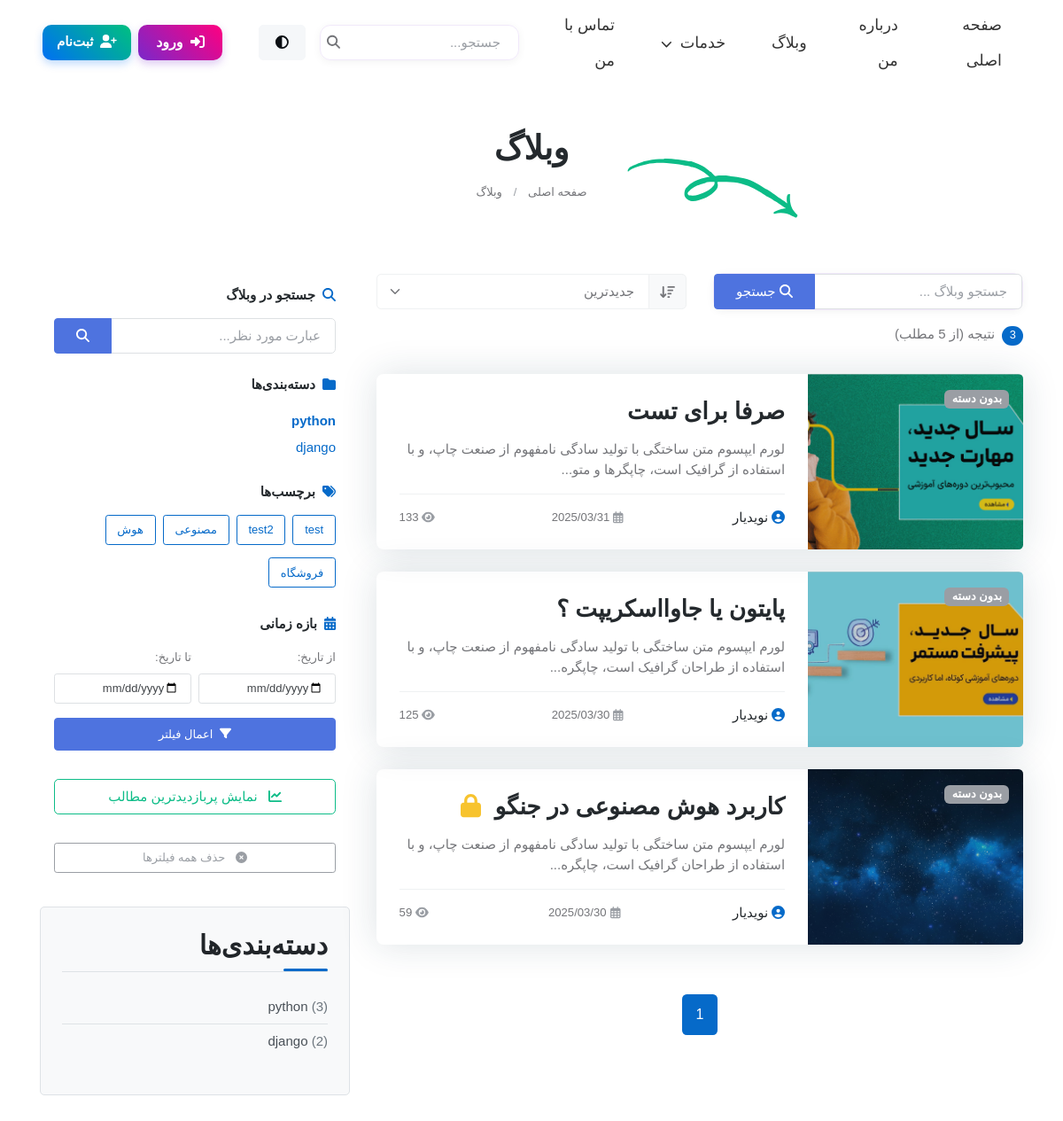
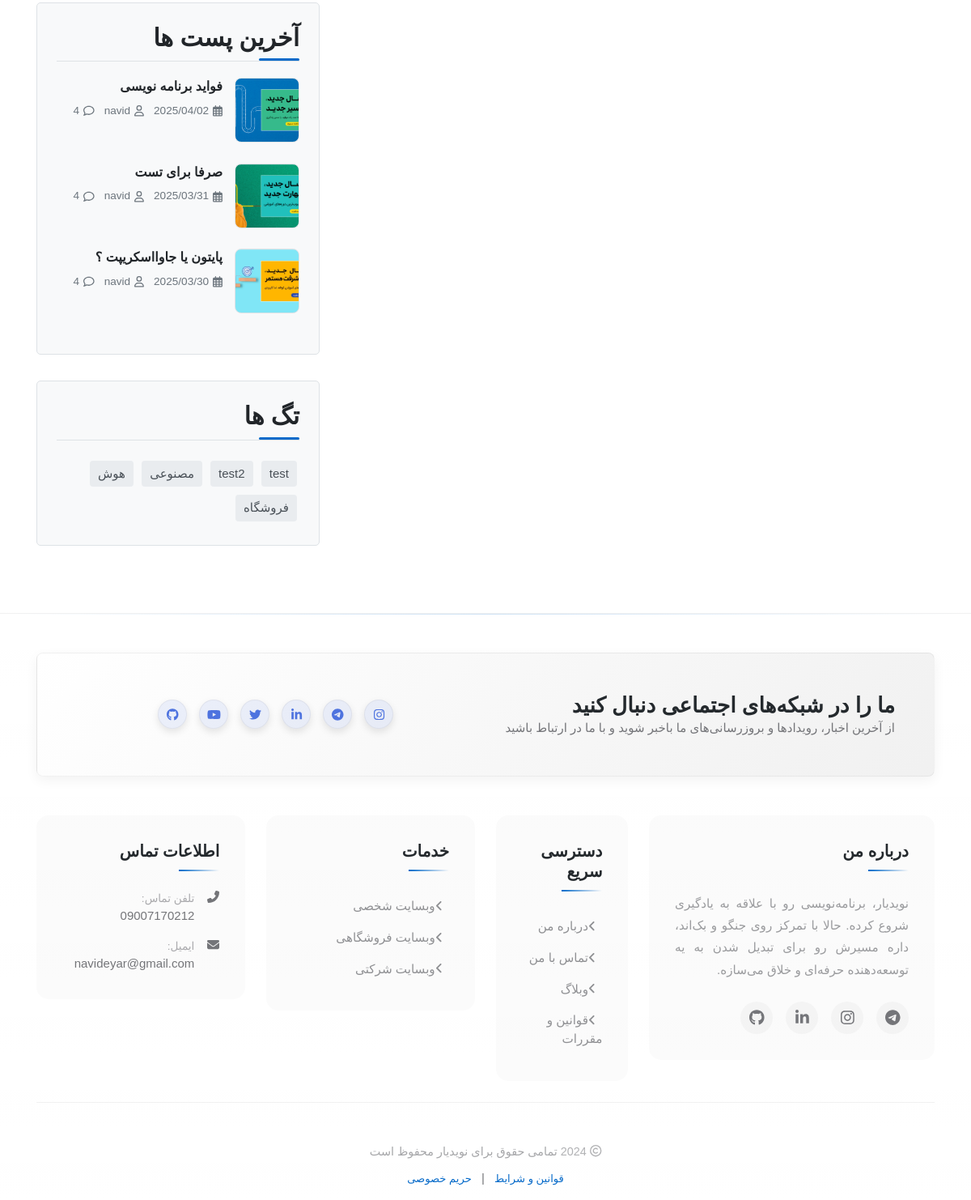
The app's page /blog/?category=python with its own data (2 pictures, top to bottom).
### blog/models.py (models this page shows, shortened)
class Post(models.Model):
    author = models.ForeignKey(User, on_delete=models.SET_NULL, null=True, blank=True)
    title = models.CharField(max_length=200 , unique=True )
    slug = models.SlugField(max_length=255, unique=True, null=True, blank=True)
    content = models.TextField()
    image = models.ImageField(upload_to='blog_images/', default='blog_images/default.jpg')
    category = models.ForeignKey(Category, on_delete=models.CASCADE, null=True, blank=True)
    tags = TaggableManager()
    count_views = models.IntegerField(default=0)
    status = models.BooleanField(default=False)
    publish_at = models.DateTimeField(null=True, blank=True)
    created_at = models.DateTimeField(auto_now_add=True)
    updated_at = models.DateTimeField(auto_now=True)
    login_required = models.BooleanField(default=False)
    class Meta:
        ordering = ['-created_at']

class Category(models.Model):
    name = models.CharField(max_length=200)
    def get_post_count(self):
        return self.post_set.filter(status=True).count()

### blog/views.py (the view)
# urls.py: path('', views.blog, name='blog'),
def blog(request):
    category_name = request.GET.get('category')
    tag_name = request.GET.get('tag')
    search_query = request.GET.get('q')
    sort_type = request.GET.get('sort', 'newest')  # مقدار پیش‌فرض: جدیدترین
    all_posts = Post.objects.filter(status=True)
    posts = all_posts
    if category_name:
        posts = posts.filter(category__name=category_name)
    if tag_name:
        posts = posts.filter(tags__name=tag_name)
    if search_query:
        posts = posts.filter(title__icontains=search_query) | posts.filter(content__icontains=search_query)
    if sort_type == 'newest':
        posts = posts.order_by('-created_at')
    elif sort_type == 'oldest':
        posts = posts.order_by('created_at')
    elif sort_type == 'popular':
        posts = posts.order_by('-count_views')
    else:
        posts = posts.order_by('-created_at')  # مرتب‌سازی پیش‌فرض
    categories = Category.objects.all().distinct()
    tags = Tag.objects.all()
    latest_posts = Post.objects.filter(status=True).order_by('-created_at')[:3]
    for post in posts:
        if not post.slug or post.slug == '':
            post.slug = slugify(post.title)
            if not post.slug:
                post.slug = f"post-{post.id}"
            post.save()
        post.is_login_required = post.login_required
        if post.login_required and not request.user.is_authenticated:
            if len(post.content) > 300:
                post.content_preview = post.content[:300] + '...'
            else:
                post.content_preview = post.content
    page = request.GET.get('page', 1)
    posts_per_page = 5  # تعداد پست در هر صفحه
    paginator = Paginator(posts, posts_per_page)
    try:
        paginated_posts = paginator.page(page)
    except PageNotAnInteger:
        paginated_posts = paginator.page(1)
    except EmptyPage:
        paginated_posts = paginator.page(paginator.num_pages)
    return render(request, 'blog/index.html', {
        'posts': paginated_posts,
        'all_posts_count': posts.count(),  # تعداد پست‌های فیلتر شده
        'total_posts_count': all_posts.count(),  # تعداد کل پست‌ها
        'categories': categories,
        'tags': tags,
        'selected_category': category_name,
        'selected_tag': tag_name,
        'search_query': search_query,
        'sort_type': sort_type,
        'latest_posts': latest_posts
    })

### templates/blog/index.html (shortened to what this page needs)
{% extends 'base.html' %}
{% load static %}
{% load blog_filters %}
{% block content %}
    <main>
<section class="py-3 py-md-5">
	<div class="container">
		<div class="row position-relative">
			<div class="col-lg-10 mx-auto text-center position-relative">
				<figure class="position-absolute top-100 start-50 translate-middle mt-3 ms-n9 d-none d-lg-block">
				</figure>
				<h1 class="fs-2">وبلاگ</h1>
				<div class="d-flex justify-content-center position-relative">
					<nav aria-label="breadcrumb">
						<ol class="breadcrumb mb-0">
							<li class="breadcrumb-item"><a href="/">صفحه اصلی</a></li>
							<li class="breadcrumb-item"><a href="{% url 'blog:blog' %}">وبلاگ</a></li>
						</ol>
					</nav>
				</div>
			</div>
		</div>
	</div>
</section>
<section class="py-2 py-md-4">
	<div class="container">
		<div class="row">
			<div class="col-lg-8 pt-0">
				<div class="row mb-3 align-items-center">
					<div class="col-md-6">
						<div class="input-group search-box mb-3">
							<input type="text" class="form-control custom-search-input" placeholder="جستجو وبلاگ ..." aria-label="جستجو وبلاگ" aria-describedby="button-search">
							<button class="btn btn-primary search-btn" type="button" id="button-search">
								<i class="fas fa-search"></i> جستجو
							</button>
						</div>
					</div>
					<div class="col-md-6">
						<div class="input-group sort-box mb-3">
							<label class="input-group-text sort-label" for="inputGroupSort">
								<i class="fas fa-sort-amount-down"></i>
							</label>
							<select class="form-select custom-sort-select" id="inputGroupSort">
								<option value="1">جدیدترین</option>
							</select>
						</div>
					</div>
					<div class="col-12 col-xl-3 d-flex justify-content-between align-items-center mt-2 mb-3 mt-xl-0">
						<div class="mb-0 text-end result-count">
							<span class="badge bg-primary rounded-pill me-1">{{all_posts_count}}</span>
							{% if search_query or selected_category or selected_tag %}
                                نتیجه
                                {% if all_posts_count != total_posts_count %}(از {{total_posts_count}} مطلب){% endif %}
							{% else %}
								مطلب
							{% endif %}
						</div>
					</div>
				</div>
				<div class="row g-4">
					 {% for post in posts %}
					<div class="col-12">
						<div class="card bg-transparent shadow h-100 transition-hover border-0 hover-translate-y {% if post.is_login_required %}locked-post{% endif %}">
							<div class="row g-0">
								<div class="col-lg-4">
									<div class="overflow-hidden rounded-start h-100">
										<img src="{% if post.image %}{{post.image.url}}{% else %} {% static 'images/blog/default-blog.jpg' %} {% endif %}" class="card-img-start h-100 w-100" alt="{{post.title}}" loading="lazy" style="object-fit: cover;">
										<div class="bg-overlay bg-dark opacity-2"></div>
										<div class="card-img-overlay d-flex align-items-start p-3">
											<div class="category-badges">
												{% for category in post.category.all %}
												<a href="/blog/?category={{category.name}}" class="badge text-bg-danger fw-bold me-1">{{category.name}}</a>
												{% empty %}
												<span class="badge text-bg-secondary fw-bold">بدون دسته</span>
												{% endfor %}
											</div>
										</div>
									</div>
								</div>
								<div class="col-lg-8">
									<div class="card-body p-4 h-100 d-flex flex-column">
										<h4 class="card-title fw-semi-bold mb-3">
											<a class="text-decoration-none stretched-link" href="{% if post.slug %}{% url 'blog:blog_single' post.slug %}{% else %}#{% endif %}">
												{{post.title}}
												{% if post.is_login_required %}
												<span class="lock-icon-wrapper ms-2" title="این مطلب فقط برای کاربران ثبت‌نام شده قابل مشاهده است">
												    <i class="fas fa-lock text-warning lock-icon"></i>
												</span>
												{% endif %}
											</a>
										</h4>
										{% if post.is_login_required and not user.is_authenticated %}
											<p class="text-truncate-3 mb-3">{{ post.content_preview|clean_text_excerpt:100 }}</p>
										{% else %}
											<p class="text-truncate-3 mb-3">{{post.content|clean_text_excerpt:100}}</p>
										{% endif %}
										<div class="d-flex justify-content-between align-items-center border-top pt-3 mt-auto">
											<h6 class="mb-0 fw-normal"><a href="#" class="text-reset"><i class="fas fa-user-circle me-1 text-primary"></i>نویدیار</a>
											</h6>
											<span class="small me-2"><i class="far fa-calendar-alt text-secondary me-1"></i>{{post.created_at|date:"Y/m/d"}}</span>
											<span class="small"><i class="fas fa-eye text-secondary me-1"></i>{{post.count_views}}</span>
										</div>
									</div>
								</div>
							</div>
						</div>
					</div>
					{% endfor %}
				</div>
<nav class="d-flex justify-content-center mt-5" aria-label="navigation">
    <ul class="pagination pagination-primary-soft rounded mb-0">
        {% if posts.paginator.num_pages > 0 %}
            {% if posts.paginator.num_pages <= 5 %}
                {% for i in posts.paginator.page_range %}
                    {% if posts.number == i %}
                        <li class="page-item mb-0 active"><a class="page-link" href="#">{{ i }}</a></li>
                    {% else %}
                        <li class="page-item mb-0">
                            <button class="page-link" onclick="changePage(`{{ i }}`)">{{ i }}</button>
                        </li>
                    {% endif %}
                {% endfor %}
            {% endif %}
        {% endif %}
    </ul>
</nav>
			</div>
			<div class="col-lg-4 pt-0">
				<div class="col-md-6 col-lg-12 mb-3">
					<div class="offcanvas-lg offcanvas-end" tabindex="-1" id="offcanvasSidebar">
						<div class="offcanvas-body p-3 p-lg-0">
							<div class="p-3">
                                <div class="mb-4">
                                    <h6 class="mb-3 fw-bold"><i class="fas fa-search me-2 text-primary"></i>جستجو در وبلاگ</h6>
                                    <div class="input-group mobile-search-box">
                                        <input type="text" class="form-control" id="mobileBlogSearch" placeholder="عبارت مورد نظر...">
                                        <button class="btn btn-primary" type="button" onclick="searchBlogMobile()">
                                            <i class="fas fa-search"></i>
                                        </button>
                                    </div>
                                </div>
                                <div class="mb-4">
                                    <h6 class="mb-3 fw-bold"><i class="fas fa-folder me-2 text-primary"></i>دسته‌بندی‌ها</h6>
                                    <ul class="list-group list-group-borderless">
                                        {% for category in categories %}
                                        <li class="list-group-item px-0 py-1 d-flex justify-content-between align-items-center">
                                            <a href="{% url 'blog:blog' %}?category={{ category.name }}" class="text-decoration-none {% if selected_category == category.name %}text-primary fw-bold{% endif %}">
                                                {{ category.name }}
                                            </a>
                                        </li>
                                        {% empty %}
                                        <li class="list-group-item px-0 py-1">هیچ دسته‌بندی یافت نشد</li>
                                        {% endfor %}
                                    </ul>
                                </div>
                                <div class="mb-4">
                                    <h6 class="mb-3 fw-bold"><i class="fas fa-tags me-2 text-primary"></i>برچسب‌ها</h6>
                                    <div class="d-flex flex-wrap gap-2">
                                        {% for tag in tags %}
                                        <a href="{% url 'blog:blog' %}?tag={{ tag.name }}" class="btn btn-sm {% if selected_tag == tag.name %}btn-primary{% else %}btn-outline-primary{% endif %}">
                                            {{ tag.name }}
                                        </a>
                                        {% empty %}
                                        <div class="text-muted">هیچ برچسبی یافت نشد</div>
                                        {% endfor %}
                                    </div>
                                </div>
                                <div class="mb-4">
                                    <h6 class="mb-3 fw-bold"><i class="fas fa-calendar-alt me-2 text-primary"></i>بازه زمانی</h6>
                                    <div class="row g-2">
                                        <div class="col-6">
                                            <label for="dateFrom" class="form-label small fw-medium">از تاریخ:</label>
                                            <input type="date" class="form-control form-control-sm" id="dateFrom">
                                        </div>
                                        <div class="col-6">
                                            <label for="dateTo" class="form-label small fw-medium">تا تاریخ:</label>
                                            <input type="date" class="form-control form-control-sm" id="dateTo">
                                        </div>
                                        <div class="col-12 mt-3">
                                            <button class="btn btn-sm btn-primary w-100" type="button" onclick="filterByDate()">
                                                <i class="fas fa-filter me-1"></i> اعمال فیلتر
                                            </button>
                                        </div>
                                    </div>
                                </div>
                                <div class="mb-4">
                                    <a href="{% url 'blog:blog' %}?sort=3" class="btn btn-outline-success w-100">
                                        <i class="fas fa-chart-line me-2"></i> نمایش پربازدیدترین مطالب
                                    </a>
                                </div>
                                <div>
                                    <a href="{% url 'blog:blog' %}" class="btn btn-sm btn-outline-secondary w-100">
                                        <i class="fas fa-times-circle me-2"></i> حذف همه فیلترها
                                    </a>
                                </div>
                            </div>
						</div>
					</div>
				</div>
				<div class="col-md-6 col-xl-12  pb-4">
				{% include 'blog/blog-side.html' %}
				</div>
			</div>
</section>
    </main>
</body>
</html>
{% endblock %}

### templates/blog/blog-side.html (shortened to what this page needs)
{% load static %}
<link rel="stylesheet" href="{% static 'css/blog-single.css' %}">
 <div class="sidebar-box">
    <h3 class="heading-sidebar">دسته‌بندی‌ها</h3>
    <ul class="categories">
      {% for category in categories %}
      <li><a href="{% url 'blog:blog' %}?category={{ category.name }}">{{ category.name }} <span>({{ category.get_post_count }})</span></a></li>
      {% empty %}
      <li><a href="{% url 'blog:blog' %}">بدون دسته‌بندی</a></li>
      {% endfor %}
    </ul>
  </div>
  <div class="sidebar-box">
    <h3 class="heading-sidebar">آخرین پست ها</h3>
    {% for post in latest_posts %}
    <div class="block-21 mb-4 d-flex">
      <a class="blog-img mr-4" style="background-image: url('{{ post.image.url }}');"></a>
      <div class="text">
        <h3 class="heading"><a href="{% url 'blog:blog_single' post.slug %}">{{ post.title }}</a></h3>
        <div class="meta">
          <div><a href="#"><i class="far fa-calendar-alt" style="margin-left: 5px;"></i> {{ post.created_at|date:"Y/m/d" }}</a></div>
          <div><a href="#"><i class="far fa-user" style="margin-left: 5px;"></i> {{ post.author.first_name }}</a></div>
          <div><a href="#comments-section"><i class="far fa-comment" style="margin-left: 5px;"></i> {{ post.comment_set.filter.count }}</a></div>
        </div>
      </div>
    </div>
    {% empty %}
    <p>هیچ پستی یافت نشد.</p>
    {% endfor %}
  </div>
  <div class="sidebar-box">
    <h3 class="heading-sidebar">تگ ها</h3>
    <div class="tagcloud">
      {% for tag in tags %}
      <a href="{% url 'blog:blog' %}?tag={{ tag.name }}" class="tag-cloud-link">{{ tag.name }}</a>
      {% empty %}
      <p>هیچ تگی یافت نشد</p>
      {% endfor %}
    </div>
  </div>

### records on screen
Post: image (picture), title "صرفا برای تست", content|clean_text_excerpt "لورم ایپسوم متن ساختگی با تولید سادگی نامفهوم از صنعت چاپ، و با استفاده از گرافیک است، چاپگرها و متو...", created_at "2025/03/31", count_views "133", author.first_name "navid", comment_set.filter.count "4"
Post: image (picture), title "پایتون یا جاوااسکریپت ؟", content|clean_text_excerpt "لورم ایپسوم متن ساختگی با تولید سادگی نامفهوم از صنعت چاپ، و با استفاده از طراحان گرافیک است، چاپگره...", created_at "2025/03/30", count_views "125", author.first_name "navid", comment_set.filter.count "4"
Post: image (picture), title "کاربرد هوش مصنوعی در جنگو", content_preview|clean_text_excerpt "لورم ایپسوم متن ساختگی با تولید سادگی نامفهوم از صنعت چاپ، و با استفاده از طراحان گرافیک است، چاپگره...", created_at "2025/03/30", count_views "59"
Category: name "python", get_post_count "3"
Category: name "django", get_post_count "2"
Tag: name "test"
Tag: name "test2"
Tag: name "مصنوعی"
Tag: name "هوش"
Tag: name "فروشگاه"
Post: image (picture), title "فواید برنامه نویسی", created_at "2025/04/02", author.first_name "navid", comment_set.filter.count "4"

### other values on screen
{{ all_posts_count }} "3"
{{ i }} "1"
